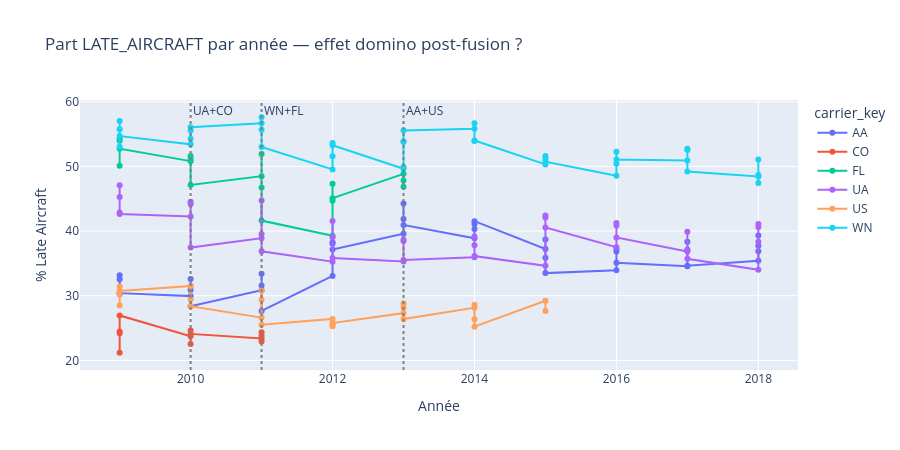

Here is the notebook cell this chart was saved with:
### Code cell
fig = px.line(
    df_merger[df_merger['carrier_key'].isin(carriers_fusion)],
    x='YEAR',
    y='pct_late_aircraft',
    color='carrier_key',
    markers=True,
    title='Part LATE_AIRCRAFT par année — effet domino post-fusion ?',
    labels={'pct_late_aircraft': '% Late Aircraft', 'YEAR': 'Année'}
)

for annee, label in [(2010, 'UA+CO'), (2011, 'WN+FL'), (2013, 'AA+US')]:
    fig.add_vline(x=annee, line_dash='dot', line_color='gray', annotation_text=label)

fig.update_layout(height=450)
fig.show()

### Figure 1 — Plotly figure (JSON) as saved in the notebook; plotly's stock layout.template omitted (floating-point values rounded to 4 significant figures)
{"data": [{"hovertemplate": "carrier_key=AA<br>Année=%{x}<br>% Late Aircraft=%{y}<extra></extra>", "legendgroup": "AA", "line": {"color": "#636efa", "dash": "solid"}, "marker": {"symbol": "circle"}, "mode": "lines+markers", "name": "AA", "orientation": "v", "showlegend": true, "type": "scatter", "x": [2009, 2009, 2009, 2009, 2010, 2010, 2010, 2010, 2011, 2011, 2011, 2011, 2012, 2012, 2012, 2012, 2013, 2013, 2013, 2013, 2014, 2014, 2014, 2014, 2015, 2015, 2015, 2015, 2016, 2016, 2016, 2016, 2017, 2017, 2017, 2017, 2018, 2018, 2018, 2018], "xaxis": "x", "y": [30.23, 33.18, 32.55, 30.4, 29.94, 32.59, 30.89, 28.36, 30.84, 33.39, 31.57, 27.64, 33.06, 38.26, 38.03, 37.14, 39.59, 44.26, 41.87, 40.93, 38.88, 41.09, 40.33, 41.53, 37.22, 38.7, 35.89, 33.5, 33.94, 36.84, 37.18, 35.1, 34.57, 38.36, 37.09, 34.64, 35.4, 39.33, 37.74, 36.88], "yaxis": "y"}, {"hovertemplate": "carrier_key=CO<br>Année=%{x}<br>% Late Aircraft=%{y}<extra></extra>", "legendgroup": "CO", "line": {"color": "#EF553B", "dash": "solid"}, "marker": {"symbol": "circle"}, "mode": "lines+markers", "name": "CO", "orientation": "v", "showlegend": true, "type": "scatter", "x": [2009, 2009, 2009, 2009, 2010, 2010, 2010, 2010, 2011, 2011, 2011, 2011], "xaxis": "x", "y": [21.18, 24.19, 24.45, 26.95, 23.74, 22.53, 24.61, 24.09, 23.4, 24.34, 22.93, 23.81], "yaxis": "y"}, {"hovertemplate": "carrier_key=FL<br>Année=%{x}<br>% Late Aircraft=%{y}<extra></extra>", "legendgroup": "FL", "line": {"color": "#00cc96", "dash": "solid"}, "marker": {"symbol": "circle"}, "mode": "lines+markers", "name": "FL", "orientation": "v", "showlegend": true, "type": "scatter", "x": [2009, 2009, 2009, 2009, 2010, 2010, 2010, 2010, 2011, 2011, 2011, 2011, 2012, 2012, 2012, 2012, 2013, 2013, 2013, 2013], "xaxis": "x", "y": [50.09, 54.3, 53.97, 52.73, 50.81, 51.17, 51.61, 47.13, 48.48, 51.92, 46.73, 41.62, 39.27, 44.7, 47.3, 45.09, 48.85, 49.86, 46.84, 47.8], "yaxis": "y"}, {"hovertemplate": "carrier_key=UA<br>Année=%{x}<br>% Late Aircraft=%{y}<extra></extra>", "legendgroup": "UA", "line": {"color": "#ab63fa", "dash": "solid"}, "marker": {"symbol": "circle"}, "mode": "lines+markers", "name": "UA", "orientation": "v", "showlegend": true, "type": "scatter", "x": [2009, 2009, 2009, 2009, 2010, 2010, 2010, 2010, 2011, 2011, 2011, 2011, 2012, 2012, 2012, 2012, 2013, 2013, 2013, 2013, 2014, 2014, 2014, 2014, 2015, 2015, 2015, 2015, 2016, 2016, 2016, 2016, 2017, 2017, 2017, 2017, 2018, 2018, 2018, 2018], "xaxis": "x", "y": [42.86, 45.26, 47.08, 42.64, 42.25, 44.17, 44.55, 37.45, 38.9, 44.72, 39.56, 36.87, 35.27, 39.05, 41.56, 35.83, 35.31, 38.47, 38.67, 35.54, 35.95, 37.79, 39.14, 36.14, 34.62, 42.42, 42.09, 40.56, 37.49, 41.26, 40.87, 39.02, 36.83, 37.07, 39.89, 35.71, 34.0, 40.62, 41.11, 38.34], "yaxis": "y"}, {"hovertemplate": "carrier_key=US<br>Année=%{x}<br>% Late Aircraft=%{y}<extra></extra>", "legendgroup": "US", "line": {"color": "#FFA15A", "dash": "solid"}, "marker": {"symbol": "circle"}, "mode": "lines+markers", "name": "US", "orientation": "v", "showlegend": true, "type": "scatter", "x": [2009, 2009, 2009, 2009, 2010, 2010, 2010, 2010, 2011, 2011, 2011, 2011, 2012, 2012, 2012, 2012, 2013, 2013, 2013, 2013, 2014, 2014, 2014, 2014, 2015, 2015], "xaxis": "x", "y": [31.42, 30.28, 28.48, 30.73, 31.51, 29.41, 31.56, 28.37, 26.6, 30.78, 29.37, 25.51, 26.41, 25.45, 25.26, 25.78, 27.31, 28.78, 28.17, 26.39, 28.15, 28.6, 26.38, 25.22, 29.23, 27.63], "yaxis": "y"}, {"hovertemplate": "carrier_key=WN<br>Année=%{x}<br>% Late Aircraft=%{y}<extra></extra>", "legendgroup": "WN", "line": {"color": "#19d3f3", "dash": "solid"}, "marker": {"symbol": "circle"}, "mode": "lines+markers", "name": "WN", "orientation": "v", "showlegend": true, "type": "scatter", "x": [2009, 2009, 2009, 2009, 2010, 2010, 2010, 2010, 2011, 2011, 2011, 2011, 2012, 2012, 2012, 2012, 2013, 2013, 2013, 2013, 2014, 2014, 2014, 2014, 2015, 2015, 2015, 2015, 2016, 2016, 2016, 2016, 2017, 2017, 2017, 2017, 2018, 2018, 2018, 2018], "xaxis": "x", "y": [55.73, 57.02, 53.03, 54.7, 53.42, 55.54, 54.26, 56.07, 56.67, 57.6, 55.66, 52.99, 49.52, 51.56, 53.6, 53.26, 49.63, 53.88, 53.77, 55.57, 55.83, 56.68, 53.92, 54.01, 50.3, 51.6, 51.25, 50.71, 48.56, 52.28, 50.39, 51.06, 50.92, 52.73, 52.55, 49.2, 48.45, 51.06, 47.43, 48.68], "yaxis": "y"}], "layout": {"annotations": [{"showarrow": false, "text": "UA+CO", "x": 2010, "xanchor": "left", "xref": "x", "y": 1, "yanchor": "top", "yref": "y domain"}, {"showarrow": false, "text": "WN+FL", "x": 2011, "xanchor": "left", "xref": "x", "y": 1, "yanchor": "top", "yref": "y domain"}, {"showarrow": false, "text": "AA+US", "x": 2013, "xanchor": "left", "xref": "x", "y": 1, "yanchor": "top", "yref": "y domain"}], "height": 450, "legend": {"title": {"text": "carrier_key"}, "tracegroupgap": 0}, "shapes": [{"line": {"color": "gray", "dash": "dot"}, "type": "line", "x0": 2010, "x1": 2010, "xref": "x", "y0": 0, "y1": 1, "yref": "y domain"}, {"line": {"color": "gray", "dash": "dot"}, "type": "line", "x0": 2011, "x1": 2011, "xref": "x", "y0": 0, "y1": 1, "yref": "y domain"}, {"line": {"color": "gray", "dash": "dot"}, "type": "line", "x0": 2013, "x1": 2013, "xref": "x", "y0": 0, "y1": 1, "yref": "y domain"}], "title": {"text": "Part LATE_AIRCRAFT par année — effet domino post-fusion ?"}, "xaxis": {"anchor": "y", "domain": [0, 1], "title": {"text": "Année"}}, "yaxis": {"anchor": "x", "domain": [0, 1], "title": {"text": "% Late Aircraft"}}}}
